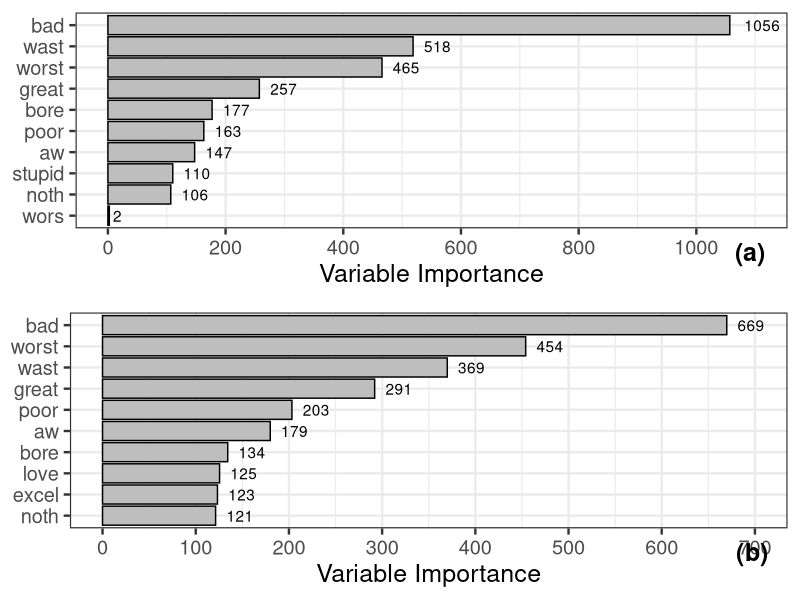
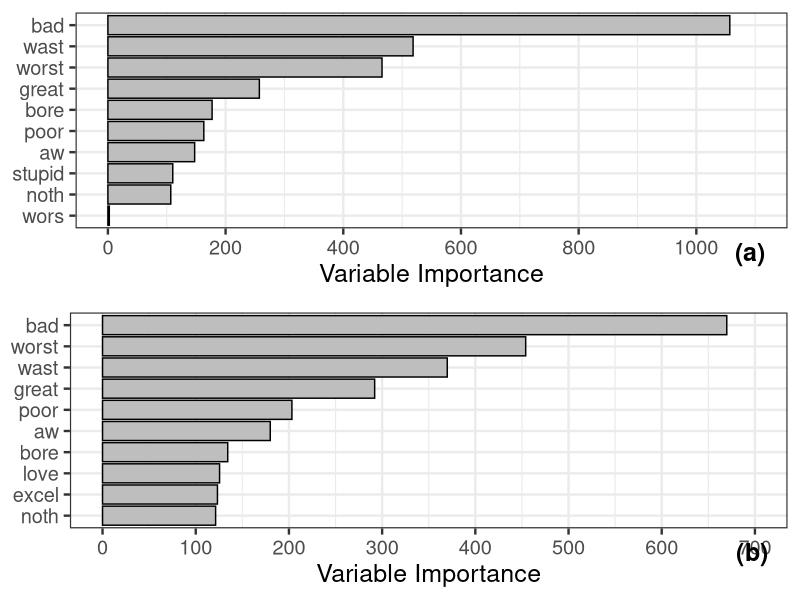

These figures' R source, in order:
# Revised figures for the ICMLA paper
# Author: Isaiah Steinke
# Last Updated: July 26, 2021
# Written, tested, and debugged in R v. 4.1.0

# Load required libraries
library(ggplot2) # v. 3.3.5
library(ggpubr)  # v. 0.4.0

# Read in data
dt <- read.csv("DT_VarImp.csv", header = TRUE)
rf <- read.csv("RF_VarImp.csv", header = TRUE)

# Plots with values of variable importance
dt_plt <- ggplot(dt, aes(y = reorder(Word, VarImp), x = VarImp)) +
            geom_bar(stat = "identity", fill = "gray", color = "black") +
            theme_bw(base_size = 18) +
            xlab("Variable Importance") + ylab(NULL) +
            scale_x_continuous(limits = c(0, 1100),
                               breaks = c(0, 200, 400, 600, 800, 1000)) +
            geom_text(aes(label = as.integer(VarImp), hjust = -0.4))

rf_plt <- ggplot(rf, aes(y = reorder(Word, VarImp), x = VarImp)) +
            geom_bar(stat = "identity", fill = "gray", color = "black") +
            theme_bw(base_size = 18) +
            xlab("Variable Importance") + ylab(NULL) +
            scale_x_continuous(limits = c(0, 700),
                               breaks = c(0, 100, 200, 300, 400, 500, 600, 700)) +
            geom_text(aes(label = as.integer(VarImp), hjust = -0.4))

ggarrange(dt_plt, rf_plt, ncol = 1, nrow = 2,
          labels = c("(a)", "(b)"),
          label.x = 0.9, label.y = 0.22,
          font.label = list(size = 18))

# The values for variable importance seem unnecessary. So, create
# plots without these values.
dt_plt <- ggplot(dt, aes(y = reorder(Word, VarImp), x = VarImp)) +
  geom_bar(stat = "identity", fill = "gray", color = "black") +
  theme_bw(base_size = 18) +
  xlab("Variable Importance") + ylab(NULL) +
  scale_x_continuous(limits = c(0, 1100),
                     breaks = c(0, 200, 400, 600, 800, 1000))

rf_plt <- ggplot(rf, aes(y = reorder(Word, VarImp), x = VarImp)) +
  geom_bar(stat = "identity", fill = "gray", color = "black") +
  theme_bw(base_size = 18) +
  xlab("Variable Importance") + ylab(NULL) +
  scale_x_continuous(limits = c(0, 700),
                     breaks = c(0, 100, 200, 300, 400, 500, 600, 700))

ggarrange(dt_plt, rf_plt, ncol = 1, nrow = 2,
          labels = c("(a)", "(b)"),
          label.x = 0.9, label.y = 0.22,
          font.label = list(size = 18))